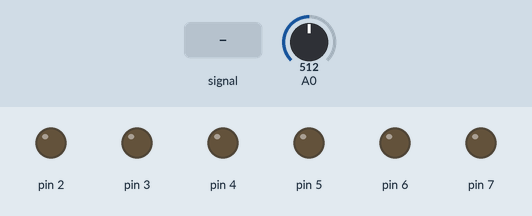
A sketch run on a simulated Arduino Uno, built with avr-gcc and run on an emulated ATmega328P. On the bench: output pins drawn as LEDs (lit = HIGH). The test bench sets the inputs (shaded band); at power-on: A0 = 512.

Above: at 1.2 s.
1.3 s: A0 fed a 200 Hz sine of ±255 counts around its level
At 2.9 s:
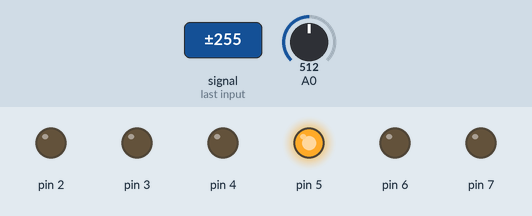
Timing chart, 0 to 9.0 s (numbered marks = the images above; inputs shaded):
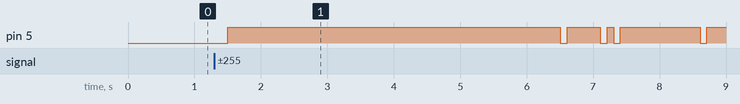

Measured:
- after the input at 1.3 s, pin 5: LOW → HIGH after 0.20 s, → LOW 5.0 s later, → HIGH 0.10 s later, → LOW 0.50 s later, … (9 changes in this stretch)

The sketch:

tuner.ino
```cpp
/*

  cordwood/tuner
  Derived from & inspired by code by Nicole Grimwood and Amanda Ghassaei - see http://www.instructables.com/id/Arduino-Guitar-Tuner/

  For info and circuit diagrams see https://github.com/tardate/LittleArduinoProjects/tree/main/BoldportClub/cordwood/tuner

 */

#define fDELTA 10 // +/- 10 Hz wiggle room
#define f_E    82 // E 82.4 Hz
#define f_A   110 // A 110 Hz
#define f_D   147 // D 146.8 Hz
#define f_G   196 // G 196 Hz
#define f_B   247 // B 246.9 Hz
#define f_e   330 // e 329.6 Hz

// settings for the 6 strings:
#define PIN_INDEX 0 // GPIO pin index
#define F_INDEX   1 // target frequency index
#define LL_INDEX  2 // lower frequency limit index
#define UL_INDEX  3 // upper frequency limit index
const static int NOTES[][4]  = {
  { 2, f_E, (f_E - fDELTA), (f_E + fDELTA) },
  { 3, f_A, (f_A - fDELTA), (f_A + fDELTA) },
  { 4, f_D, (f_D - fDELTA), (f_D + fDELTA) },
  { 5, f_G, (f_G - fDELTA), (f_G + fDELTA) },
  { 6, f_B, (f_B - fDELTA), (f_B + fDELTA) },
  { 7, f_e, (f_e - fDELTA), (f_e + fDELTA) }
};

const int NUM_NOTES = sizeof(NOTES) / (sizeof(int) * 4);


volatile unsigned int period; // storage for period of wave
volatile byte checkMaxAmp;

int current_frequency;

const static byte SLOPE_TOLERANCE = 3;      // slope tolerance - adjust this if you need
const static int TIMER_TOLERANCE = 10;      // timer tolerance - adjust this if you need
const static byte SAMPLING_THRESHOLD = 100; // crossing-point for sampling
const static byte AMPLITUDE_THRESHOLD = 30; // raise if you have a very noisy signal


void setup() {
  enableLedOutput();
  setLeds(HIGH);
  enableAnalogSampling();
}


void loop() {
  setLeds(LOW);
  setFrequency();
  stringCheck();
  delay(100);
}


/*
 * enable all the LED pins
 */
void enableLedOutput() {
  for(byte note = 0; note < NUM_NOTES; note++) {
    pinMode(NOTES[note][PIN_INDEX], OUTPUT);
  }
}

/*
 * toggle all the LEDs
 */
void setLeds(byte level) {
  for(byte note = 0; note < NUM_NOTES; note++) {
    digitalWrite(NOTES[note][PIN_INDEX], level);
  }
}

/*
 * recalculate the current input frequency
 */
void setFrequency() {
  if (checkMaxAmp > AMPLITUDE_THRESHOLD) {
    current_frequency = 38462/float(period);
  }
}

/*
 * turn on the LED for the detected string (if any)
 */
void stringCheck() {
  for(byte note = 0; note < NUM_NOTES; note++) {
    if (current_frequency > NOTES[note][LL_INDEX] & current_frequency < NOTES[note][UL_INDEX]) {
      setLeds(LOW);
      digitalWrite(NOTES[note][PIN_INDEX], HIGH);
      break;
    }
  }
}


/*
 * set up continuous sampling of analog pin 0 at 38.5kHz
 */
void enableAnalogSampling() {
  cli(); // disable interrupts
  ADCSRA = 0; ADCSRB = 0;                // clear ADCSRA and ADCSRB registers
  ADMUX |= (1 << REFS0);                 // set reference voltage
  ADMUX |= (1 << ADLAR);                 // left align the ADC value - so we can read highest 8 bits from ADCH register only
  ADCSRA |= (1 << ADPS2) | (1 << ADPS0); // set ADC clock with 32 prescaler- 16mHz/32=500kHz
  ADCSRA |= (1 << ADATE);                // enabble auto trigger
  ADCSRA |= (1 << ADIE);                 // enable interrupts when measurement complete
  ADCSRA |= (1 << ADEN);                 // enable ADC
  ADCSRA |= (1 << ADSC);                 // start ADC measurements
  sei(); // enable interrupts
}

/*
 * globals that are basically "private" to the ADC ISR...
 */

byte newData = 0;
byte prevData = 0;

unsigned int time = 0;//keeps time and sends vales to store in timer[] occasionally

#define ADC_SAMPLES 10 // number of samples to store
int timer[ADC_SAMPLES];  // storage for timing of events
int slope[ADC_SAMPLES];  // storage for slope of events
byte sample_index = 0; // current storage index

unsigned int totalTimer;//used to calculate period

int maxSlope = 0;//used to calculate max slope as trigger point
int newSlope;//storage for incoming slope data

byte noMatch = 0; // counts how many non-matches you've received to reset variables if it's been too long

//variables for amp detection
unsigned int ampTimer = 0;
byte maxAmp = 0;

/*
 * interrupt handler for when new ADC value ready
 */
ISR(ADC_vect) {

  // store previous value and read new
  // Since the result is left adjusted and no more than 8-bit precision is required, it is sufficient to read ADCH.
  prevData = newData;
  newData = ADCH;

  if (prevData < SAMPLING_THRESHOLD && newData >= SAMPLING_THRESHOLD){
    //if increasing and crossing sampling threshold

    newSlope = newData - prevData; //calculate slope

    if (abs(newSlope-maxSlope)<SLOPE_TOLERANCE){//if slopes are ==

      //record new data and reset time
      slope[sample_index] = newSlope;
      timer[sample_index] = time;
      time = 0;
      if (sample_index == 0){//new max slope just reset
        noMatch = 0;
        sample_index++;
      }
      else if (abs(timer[0]-timer[sample_index])<TIMER_TOLERANCE && abs(slope[0]-newSlope)<SLOPE_TOLERANCE) {//if timer duration and slopes match
        //sum timer values
        totalTimer = 0;
        for (byte i=0;i<sample_index;i++){
          totalTimer+=timer[i];
        }
        period = totalTimer;//set period
        //reset new zero index values to compare with
        timer[0] = timer[sample_index];
        slope[0] = slope[sample_index];
        sample_index = 1;//set index to 1
        noMatch = 0;
      }
      else{//crossing midpoint but not match
        sample_index++;//increment index
        if (sample_index >= ADC_SAMPLES){
          reset();
        }
      }
    }
    else if (newSlope>maxSlope){//if new slope is much larger than max slope
      maxSlope = newSlope;
      time = 0;//reset clock
      noMatch = 0;
      sample_index = 0;//reset index
    }
    else{//slope not steep enough
      noMatch++;//increment no match counter
      if (noMatch >= ADC_SAMPLES){
        reset();
      }
    }
  }

  time++; //increment timer at rate of 38.5kHz

  ampTimer++; //increment amplitude timer
  if (abs(127-ADCH)>maxAmp){
    maxAmp = abs(127-ADCH);
  }
  if (ampTimer==1000){
    ampTimer = 0;
    checkMaxAmp = maxAmp;
    maxAmp = 0;
  }

}

inline void reset(){
  sample_index = 0;//reset index
  noMatch = 0;//reset match couner
  maxSlope = 0;//reset slope
}
```
